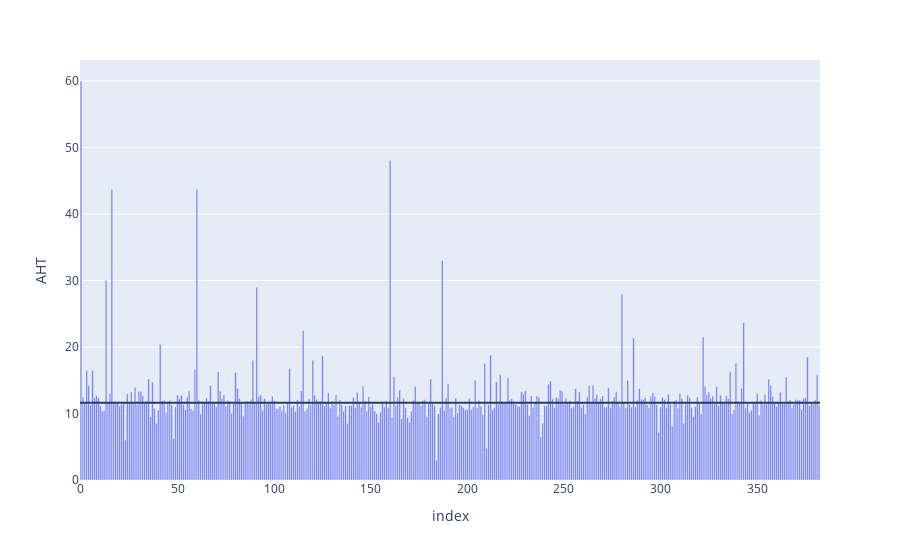

Notebook cell for this chart:
### Code cell
fig1 = px.bar(calls_agent_id,y='AHT')
fig1.add_hline(y=avg_ht)
fig1.show()

### Figure 1 — Plotly figure (JSON) as saved in the notebook; plotly's stock layout.template omitted (floating-point values rounded to 4 significant figures; data arrays with more than 128 entries replaced by an {"elided": "..."} marker saying what was removed)
{"data": [{"alignmentgroup": "True", "hovertemplate": "index=%{x}<br>AHT=%{y}<extra></extra>", "legendgroup": "", "marker": {"color": "#636efa", "pattern": {"shape": ""}}, "name": "", "offsetgroup": "", "orientation": "v", "showlegend": false, "textposition": "auto", "type": "bar", "x": {"elided": "383 int values"}, "xaxis": "x", "y": {"elided": "383 float values"}, "yaxis": "y"}], "layout": {"barmode": "relative", "legend": {"tracegroupgap": 0}, "margin": {"t": 60}, "shapes": [{"type": "line", "x0": 0, "x1": 1, "xref": "x domain", "y0": 11.62, "y1": 11.62, "yref": "y"}], "xaxis": {"anchor": "y", "domain": [0, 1], "title": {"text": "index"}}, "yaxis": {"anchor": "x", "domain": [0, 1], "title": {"text": "AHT"}}}}
